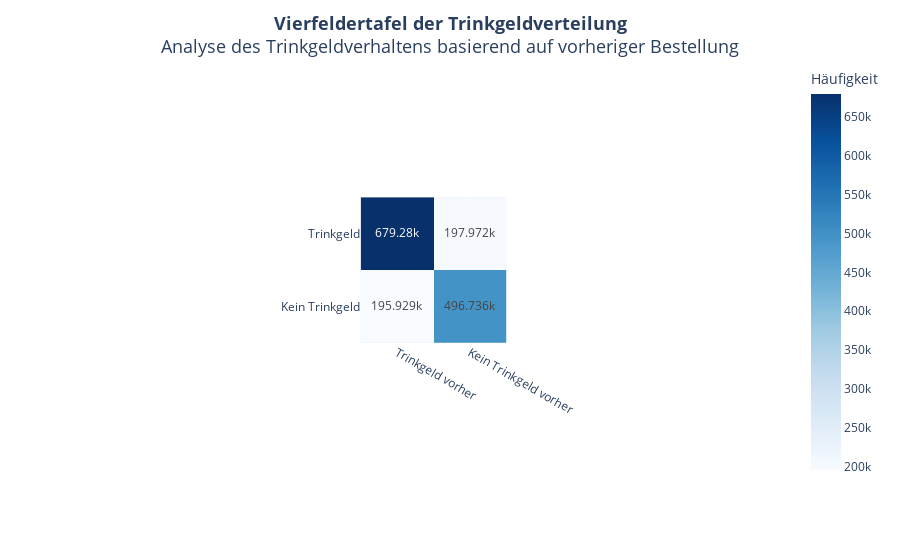

Source (notebook cell):
### Code cell
# Vierfeldertafel erstellen
vierfeldertafel_preorder = pd.crosstab(df_tips_orders.tip, df_tips_orders.pre_tip)
vierfeldertafel_preorder.index = ["Trinkgeld", "Kein Trinkgeld"]
vierfeldertafel_preorder.columns = ["Trinkgeld vorher", "Kein Trinkgeld vorher"]

# Heatmap-Darstellung
fig_vierfeldertafel_preorder = px.imshow(
    vierfeldertafel_preorder.values,  # Werte der Tafel
    x=vierfeldertafel_preorder.columns,  # Spaltennamen als x-Achse
    y=vierfeldertafel_preorder.index,    # Zeilennamen als y-Achse
    color_continuous_scale="Blues",  # Farbschema
    text_auto=True,  # Zahlen direkt in die Heatmap schreiben
    #template="plotly_dark",  # Dunkles Design
    width=900,  # Breite des Plots
)

fig_vierfeldertafel_preorder.update_layout(
    title="<b>Vierfeldertafel der Trinkgeldverteilung</b><br>Analyse des Trinkgeldverhaltens basierend auf vorheriger Bestellung<br>",  # Titel
    title_font=dict(size=18),  # Größerer Titel
    title_x=0.5,               # Titel horizontal zentrieren
    coloraxis_colorbar=dict(title="Häufigkeit")  # Farbskala beschriften
)

# Diagramm anzeigen
fig_vierfeldertafel_preorder.show()

### Figure 1 — Plotly figure (JSON) as saved in the notebook; plotly's stock layout.template omitted (floating-point values rounded to 4 significant figures)
{"data": [{"coloraxis": "coloraxis", "hovertemplate": "x: %{x}<br>y: %{y}<br>color: %{z}<extra></extra>", "name": "0", "texttemplate": "%{z}", "type": "heatmap", "x": ["Trinkgeld vorher", "Kein Trinkgeld vorher"], "xaxis": "x", "y": ["Trinkgeld", "Kein Trinkgeld"], "yaxis": "y", "z": [[679280, 197972], [195929, 496736]]}], "layout": {"autosize": true, "coloraxis": {"colorbar": {"title": {"text": "Häufigkeit"}}, "colorscale": [[0, "rgb(247,251,255)"], [0.125, "rgb(222,235,247)"], [0.25, "rgb(198,219,239)"], [0.375, "rgb(158,202,225)"], [0.5, "rgb(107,174,214)"], [0.625, "rgb(66,146,198)"], [0.75, "rgb(33,113,181)"], [0.875, "rgb(8,81,156)"], [1, "rgb(8,48,107)"]]}, "margin": {"t": 60}, "title": {"font": {"size": 18}, "text": "<b>Vierfeldertafel der Trinkgeldverteilung</b><br>Analyse des Trinkgeldverhaltens basierend auf vorheriger Bestellung<br>", "x": 0.5}, "xaxis": {"anchor": "y", "autorange": true, "constrain": "domain", "domain": [0.397, 0.603], "range": [-0.5, 1.5], "scaleanchor": "y", "type": "category"}, "yaxis": {"anchor": "x", "autorange": true, "constrain": "domain", "domain": [0, 1], "range": [1.5, -0.5], "type": "category"}}}
